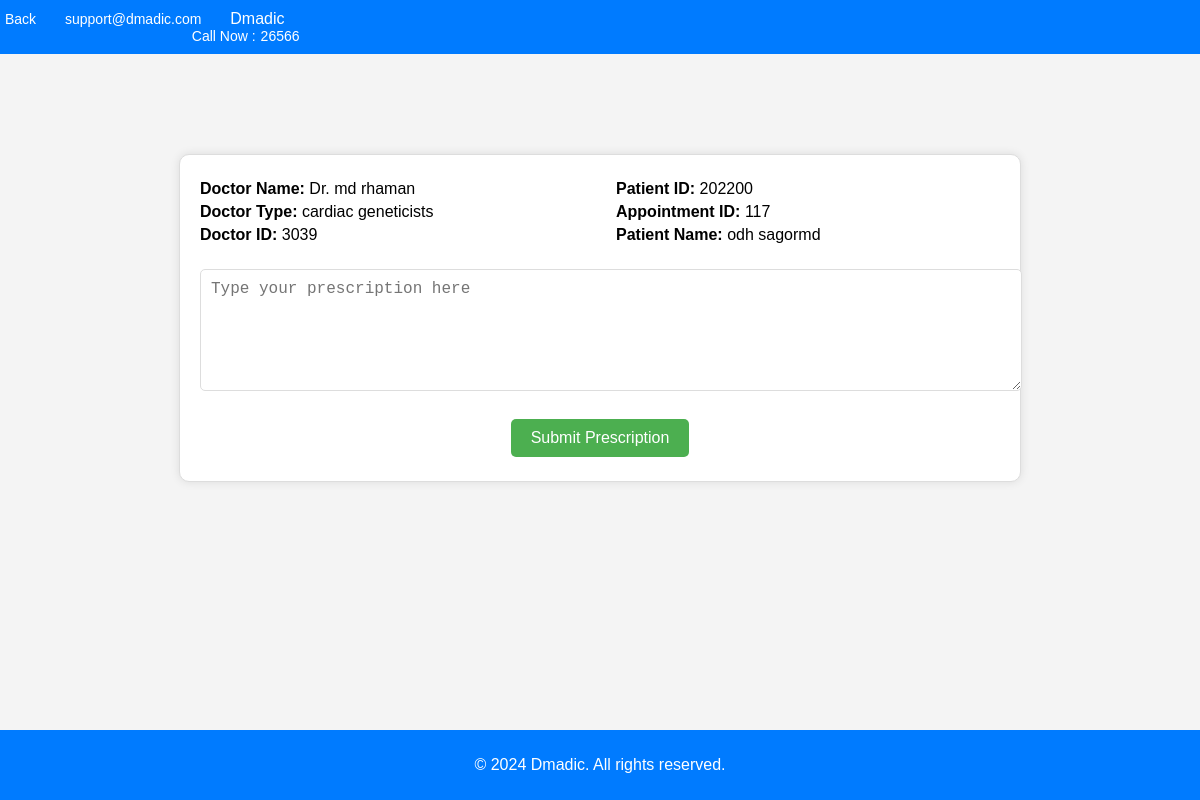
Before: /mdobidulhuqsagor/submitPrescriptionForm.php?appointment_id=117 (signed in) with the older database file.
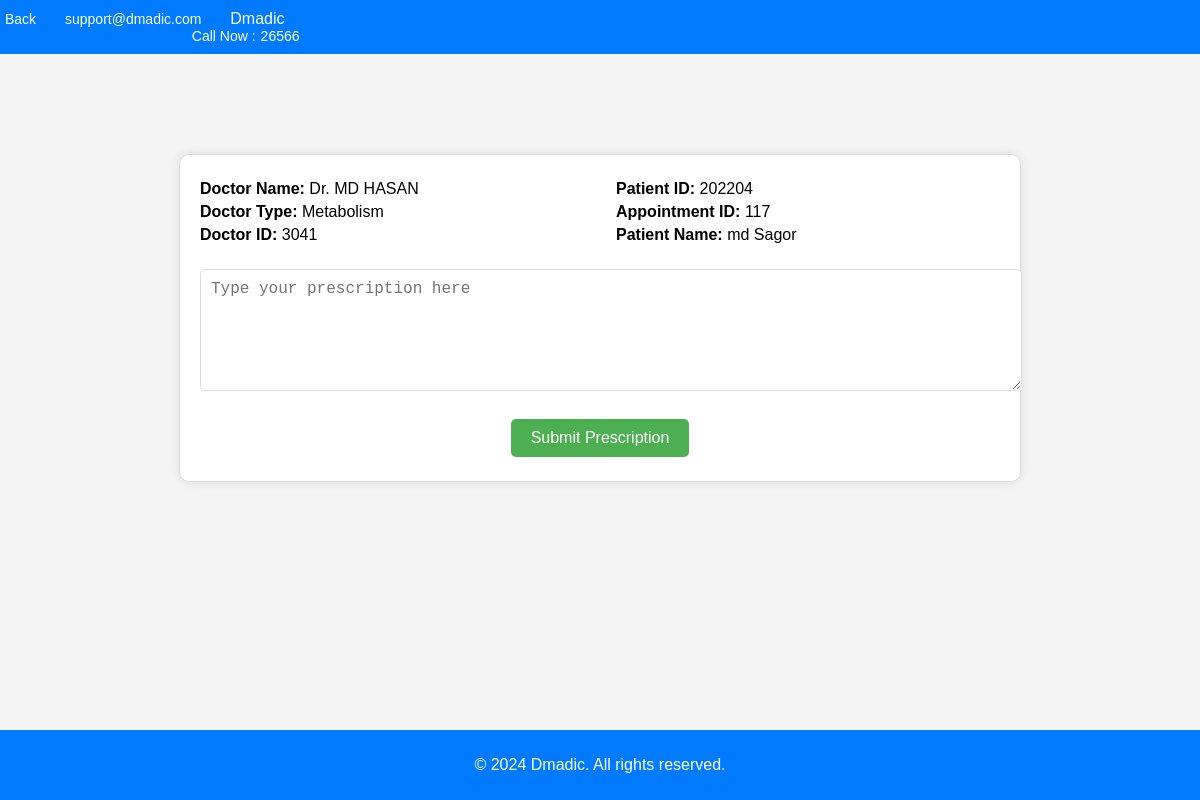
After: the same page with the newer database file.
### tables this page shows
CREATE TABLE `appointments` (
  `appointment_id` int(3) UNSIGNED ZEROFILL NOT NULL,
  `patient_id` int(6) UNSIGNED ZEROFILL DEFAULT NULL,
  `doctor_id` int(4) UNSIGNED DEFAULT NULL,
  `first_name` varchar(100) DEFAULT NULL,
  `last_name` varchar(100) DEFAULT NULL,
  `email` varchar(100) DEFAULT NULL,
  `phone` varchar(20) DEFAULT NULL,
  `doctor_type` varchar(50) DEFAULT NULL,
  `doctor_name` varchar(100) DEFAULT NULL,
  `appointment_date` date DEFAULT NULL,
  `appointment_time` time DEFAULT NULL,
  `room_number` varchar(10) DEFAULT NULL,
  `fees` decimal(10,2) DEFAULT NULL
);

CREATE TABLE `doctorregistrations` (
  `doctor_id` int(4) UNSIGNED ZEROFILL NOT NULL,
  `title` varchar(10) NOT NULL,
  `first_name` varchar(50) NOT NULL,
  `last_name` varchar(50) NOT NULL,
  `dob` date NOT NULL,
  `gender` varchar(10) NOT NULL,
  `district` varchar(50) NOT NULL,
  `national_id` varchar(50) NOT NULL,
  `registration_number` varchar(50) NOT NULL,
  `doctor_type` varchar(50) NOT NULL,
  `mobile_number` varchar(20) NOT NULL,
  `email` varchar(100) NOT NULL,
  `password` varchar(255) NOT NULL,
  `approved` tinyint(1) NOT NULL
);

### mdobidulhuqsagor/submitPrescriptionForm.php (the view, shortened to what this page needs)
<?php
$servername = "localhost";
$username = "root";
$password = "";
$dbname = "Dmedic";
try {
    $pdo = new PDO("mysql:host=$servername;dbname=$dbname", $username, $password);
    $pdo->setAttribute(PDO::ATTR_ERRMODE, PDO::ERRMODE_EXCEPTION);
    $appointment_id = $_GET['appointment_id'];
    $sql = $pdo->prepare("SELECT a.appointment_id, a.patient_id, a.first_name AS patient_first_name, a.last_name AS patient_last_name,
                          d.first_name AS doctor_first_name, d.last_name AS doctor_last_name, d.doctor_type, d.doctor_id
                          FROM appointments a
                          JOIN doctorRegistrations d ON a.doctor_id = d.doctor_id
                          WHERE a.appointment_id = :appointment_id");
    $sql->bindParam(':appointment_id', $appointment_id, PDO::PARAM_INT);
    $sql->execute();
    $appointment = $sql->fetch(PDO::FETCH_ASSOC);
} catch (PDOException $e) {
    echo "Database Error: " . $e->getMessage();
} catch (Exception $e) {
    echo "Error: " . $e->getMessage();
}
?>
<!DOCTYPE html>
<html lang="en">
<head>
</head>
<body>
    <header>
        <div class="header-top-bar">
            <div class="container">
                <div class="row align-items-center">
                    <div class="col-lg-6">
                        <ul class="top-bar-info list-inline-item pl-0 mb-0">
                            <li class="list-inline-item">
                                <a href="javascript:history.back()">
                                    <i class="icofont-rounded-left mr-2"></i>Back
                                </a>
                            </li>
                            <li class="list-inline-item">
                                <a href="mailto:support@dmadic.com">
                                    <i class="icofont-support-faq mr-2"></i>support@dmadic.com
                                </a>
                            </li>
                            <li class="list-inline-item">
                                <i class="icofont-location-pin mr-2"></i>Dmadic
                            </li>
                        </ul>
                    </div>
                    <div class="col-lg-6">
                        <div class="text-lg-right top-right-bar mt-2 mt-lg-0">
                            <a href="tel:+23-345-67890">
                                <span>Call Now : </span>
                                <span class="h4">26566</span>
                            </a>
                        </div>
                    </div>
                </div>
            </div>
        </div>
    </header>
    <div class="prescription-form">
        <div class="header">
            <div>
                <p><strong>Doctor Name:</strong> Dr. <?php echo htmlspecialchars($appointment['doctor_first_name'] . ' ' . $appointment['doctor_last_name']); ?></p>
                <p><strong>Doctor Type:</strong> <?php echo htmlspecialchars($appointment['doctor_type']); ?></p>
                <p><strong>Doctor ID:</strong> <?php echo htmlspecialchars($appointment['doctor_id']); ?></p>
            </div>
            <div>
                <p><strong>Patient ID:</strong> <?php echo htmlspecialchars($appointment['patient_id']); ?></p>
                <p><strong>Appointment ID:</strong> <?php echo htmlspecialchars($appointment['appointment_id']); ?></p>
                <p><strong>Patient Name:</strong> <?php echo htmlspecialchars($appointment['patient_first_name'] . ' ' . $appointment['patient_last_name']); ?></p>
            </div>
        </div>
        <form method="post">
            <div id="prescription-container">
                <div class="prescription-box">
                    <textarea name="prescription[]" rows="4" placeholder="Type your prescription here"></textarea>
                </div>
            </div>
            <div class="buttons-container">
                <button type="submit">Submit Prescription</button>
            </div>
        </form>
    </div>
    <footer>
        <p>&copy; 2024 Dmadic. All rights reserved.</p>
    </footer>
</body>
</html>

Changed rows visible on the page:
changed appointments id 117: doctor.last_name "md rhaman" → "MD HASAN"; doctor.doctor_type "cardiac geneticists" → "Metabolism"; doctor.doctor_id "3039" → "3041"; patient "202200" → "202204"; first_name+last_name "odh sagormd" → "md Sagor"
